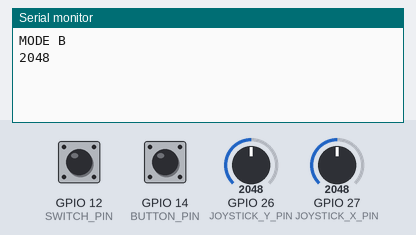
Simulated run of this sketch. Board: ESP32. On the bench: the last lines printed to the serial monitor. Inputs (shaded band) come from the test bench; at power-on: GPIO 14 (BUTTON_PIN) HIGH, GPIO 12 (SWITCH_PIN) HIGH, GPIO 27 (JOYSTICK_X_PIN) = 2048, GPIO 26 (JOYSTICK_Y_PIN) = 2048.

Above: at 1.3 s.
1.4 s: GPIO 14 (BUTTON_PIN) pulled LOW for 0.6 s
3.5 s: GPIO 12 (SWITCH_PIN) pulled LOW for 0.6 s
At 5.2 s:
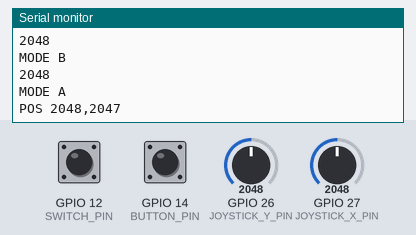
5.6 s: GPIO 27 (JOYSTICK_X_PIN) set to 2866
At 5.6 s:
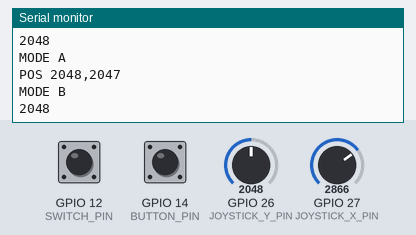
7.1 s: GPIO 12 (SWITCH_PIN) pulled LOW for 1 s
At 8.5 s:
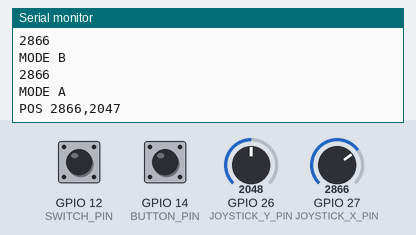
9.6 s: GPIO 27 (JOYSTICK_X_PIN) set to 2947
At 9.6 s:
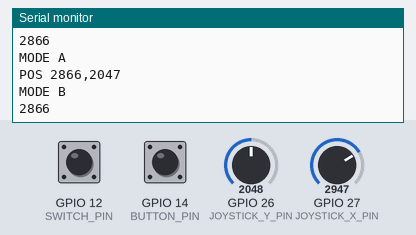
Timing chart, 0 to 12.1 s (numbered marks = the images above; inputs shaded):
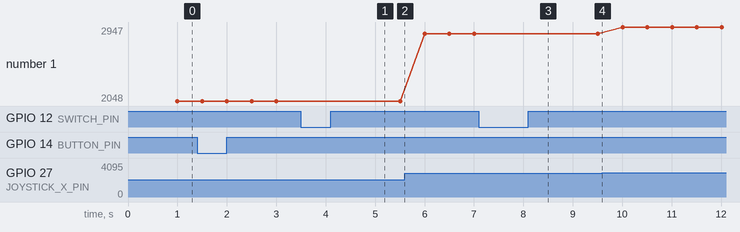

The sketch:

P2_ESP32.ino
```cpp
#define BUTTON_PIN 14
#define JOYSTICK_X_PIN 27
#define JOYSTICK_Y_PIN 26
#define SWITCH_PIN 12

int joystickXCenterValue = 2915;
int joystickYCenterValue = 2845;
int minJoystickValue = 0;
int maxJoystickValue = 4095;

int lastSwitchState = HIGH;
unsigned long lastDebounceTime = 0;
unsigned long debounceDelay = 500;

void setup() {
  Serial.begin(115200);
  pinMode(BUTTON_PIN, INPUT_PULLUP);
  pinMode(JOYSTICK_X_PIN, INPUT);
  pinMode(JOYSTICK_Y_PIN, INPUT);
  pinMode(SWITCH_PIN, INPUT_PULLUP);
}

void loop() {
  int buttonReading = digitalRead(BUTTON_PIN);
  if (buttonReading == LOW) {
    Serial.println("play_video");
  }

  int joystickXValue = analogRead(JOYSTICK_X_PIN);
  int joystickYValue = 4095 - analogRead(JOYSTICK_Y_PIN);

  int switchReading = digitalRead(SWITCH_PIN);

  // Debounce the switch
  if (switchReading != lastSwitchState) {
    lastDebounceTime = millis();
  }
  if ((millis() - lastDebounceTime) > debounceDelay) {
    int switchState = switchReading;

    // Mode A: Adjust video position on screen (switch is LOW)
    if (switchState == 0) {
      Serial.println("MODE A");
      if (joystickXValue >= 2907 && joystickXValue <= 2917 && joystickYValue >= 1245 && joystickYValue <= 1255) {
        Serial.println("REST");
      } else {
        Serial.print("POS ");
        Serial.print(joystickXValue);
        Serial.print(",");
        Serial.println(joystickYValue);
      }
    }
    // Mode B: Control video playback time (switch is HIGH)
    else {
      Serial.println("MODE B");
      if (joystickXValue >= 2910 && joystickXValue <= 2920) {
        Serial.println("REST");
      } else {
        Serial.println(joystickXValue);
      }
    }
  }

  lastSwitchState = switchReading;

  delay(500);
}
```

Measured:
- after the input at 3.5 s, the serial monitor: prints a new line after 0.50 s (image 1)
- after the input at 7.1 s, the serial monitor: prints a new line after 0.91 s (image 3)
- plotted number 1: 2048 → 2866 after the input at 5.6 s, 2866 → 2947 after the input at 9.6 s
